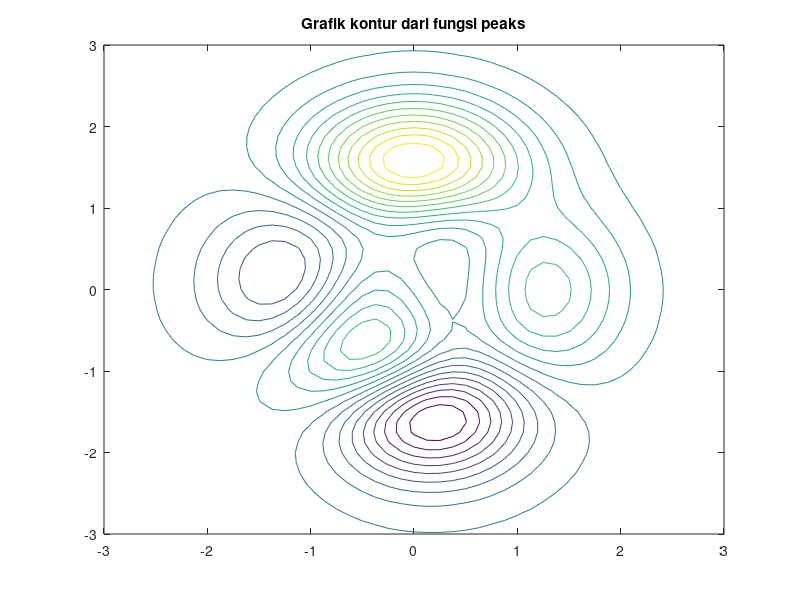
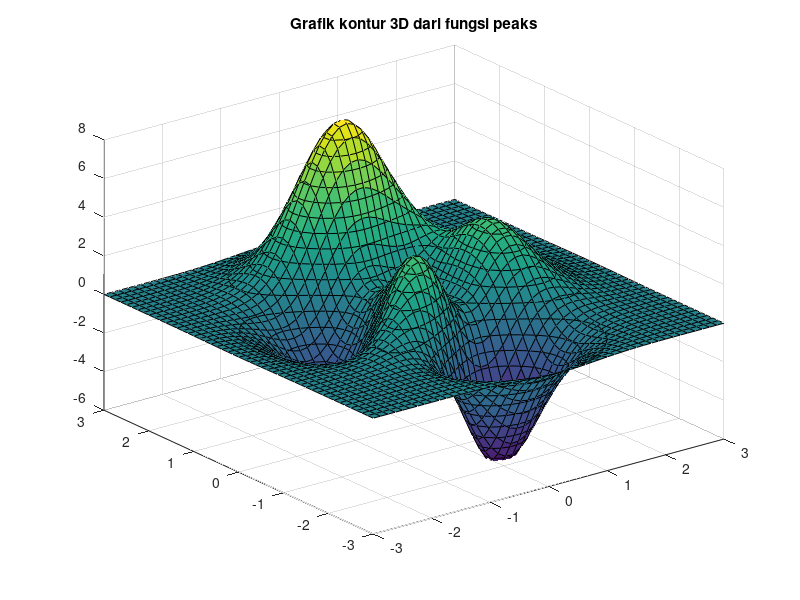
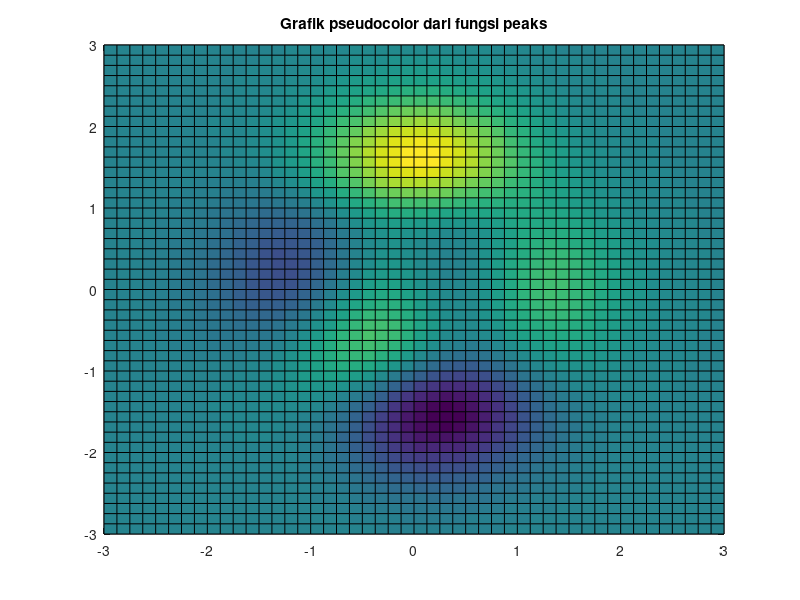
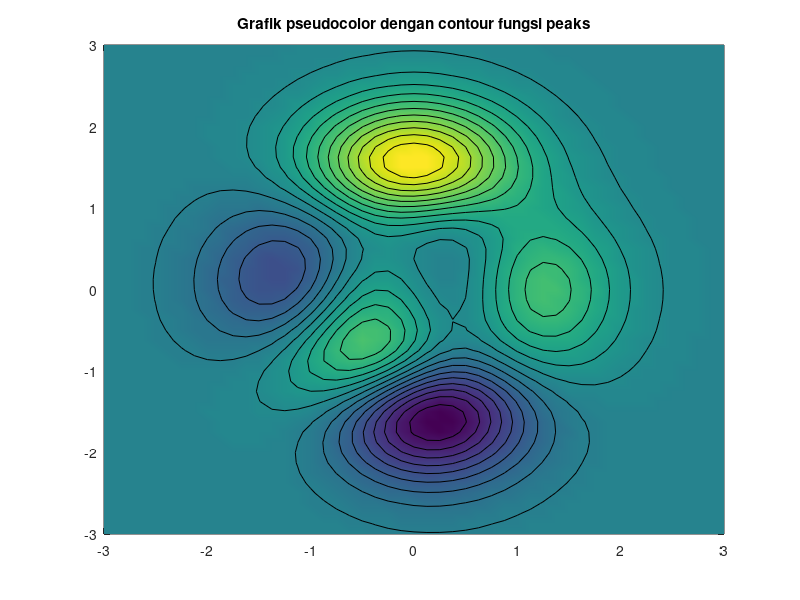

MATLAB code to generate these figures, in order:
[x, y, z] = peaks;

figure(1);
contour(x, y, z, 20)
title('Grafik kontur dari fungsi peaks')


figure(2);
surf(x, y, z)
hold on
contour3(x, y, z, 20, 'k')
hold off
axis([-3 3 -3 3 -6 8])
title('Grafik kontur 3D dari fungsi peaks')

figure(3);
pcolor(x, y, z)
title('Grafik pseudocolor dari fungsi peaks')

figure(4);
pcolor(x, y, z)
shading interp
hold on
contour(x, y, z, 20, 'k')
hold off
title('Grafik pseudocolor dengan contour fungsi peaks')

figure(5);
surf(x, y, z, atan(z))
colormap(hsv)
shading flat
axis([-3 3, -3 3, -6.5 8.1])
axis off
title('surf one color')


